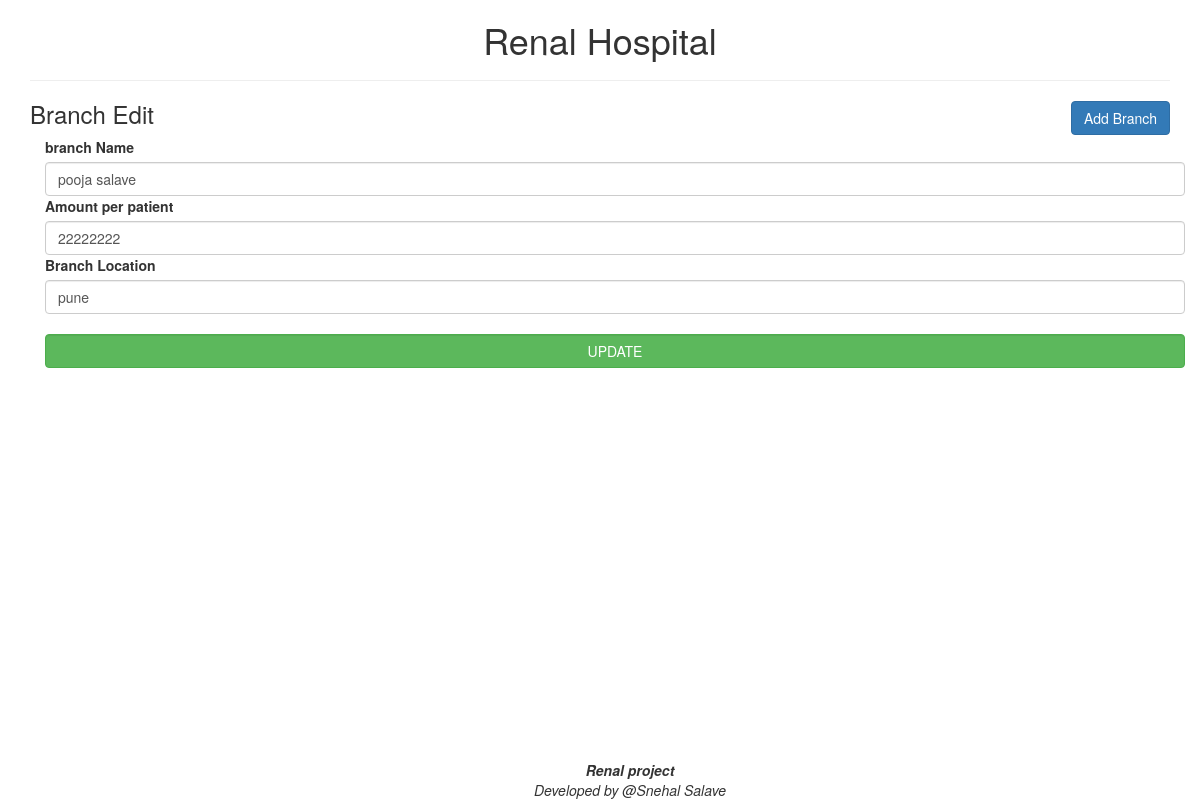
The app's page /branch/branch_edit.php?id=2 with its own data.
### tables this page shows
CREATE TABLE `branch` (
  `id` int(11) NOT NULL,
  `branchName` varchar(100) NOT NULL,
  `amountPerPatient` int(100) NOT NULL,
  `branchLocation` varchar(30) NOT NULL,
  `createdAt` timestamp NOT NULL DEFAULT current_timestamp() ON UPDATE current_timestamp(),
  `status` enum('active','inactive','','') NOT NULL DEFAULT 'active',
  `isDeleted` tinyint(4) NOT NULL
);

### branch/branch_edit.php (the view, shortened to what this page needs)
<?php
if(isset($_REQUEST['id']) && ($_REQUEST['id']))
{
    include("../connect.php");
    $id=$_REQUEST['id'];
    $sql="select * from branch where id=$id";
    $res=mysqli_query($con,$sql);
    if(mysqli_num_rows($res))
    {
        $row=mysqli_fetch_assoc($res);
        ?>
<!DOCTYPE html>
<html lang="en">
<head>
    <link rel="stylesheet" href="https://maxcdn.bootstrapcdn.com/bootstrap/3.4.1/css/bootstrap.min.css">
</head>
<body>
<div class="container">
    <?php include('../view/header.php'); ?>
    <section id="main">
    <a class="btn btn-primary pull-right"  href="/renal-hospital/branch/branch_add.php">Add Branch </a>
        <section id="content">
<form id="branchedit" action="javascript:void(0)" method="POST">
<h3>Branch Edit</h3>
<div class="container">
<div class=form-group>
<label>branch Name</label>
<input type="text" class="form-control" name="name" id="Name" value="<?php echo $row['branchName'];?>">
<div>
<div class=form-group>
<label>Amount per patient</label>
<input type="text" class="form-control" name="Amount" id="Amount" value="<?php echo $row['amountPerPatient'];?>">
<div>
<div class=form-group>
<label>Branch Location</label>
<input type="text" class="form-control" name="location" id="location" value="<?php echo $row['branchLocation'];?>">
<div>
<input type="submit"  name="submit" class="btn btn-success form-control" value="UPDATE">
</div>
</div>
</form>
        </section>
        <?php include('../view/footer.php'); ?>
    </section>
</div>
</body>
</html>
<?php
     }else{
        echo "Record Not Found";
    }?>
<?php }else{
    echo "unauthorized Access";
}
?>

### records on screen
branch: name "pooja salave", Amount "22222222", location "pune"
